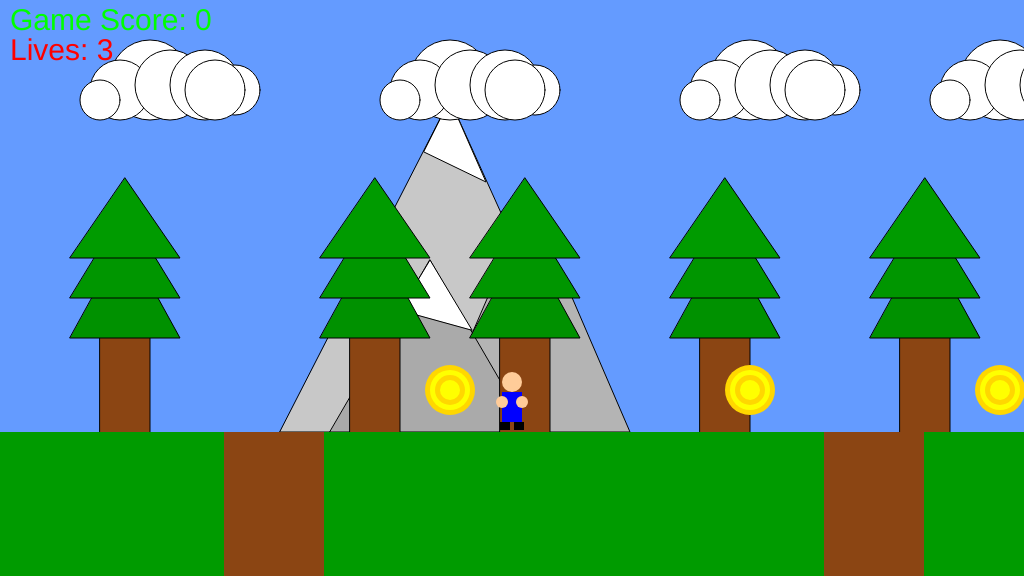
Frame 1 (no input)
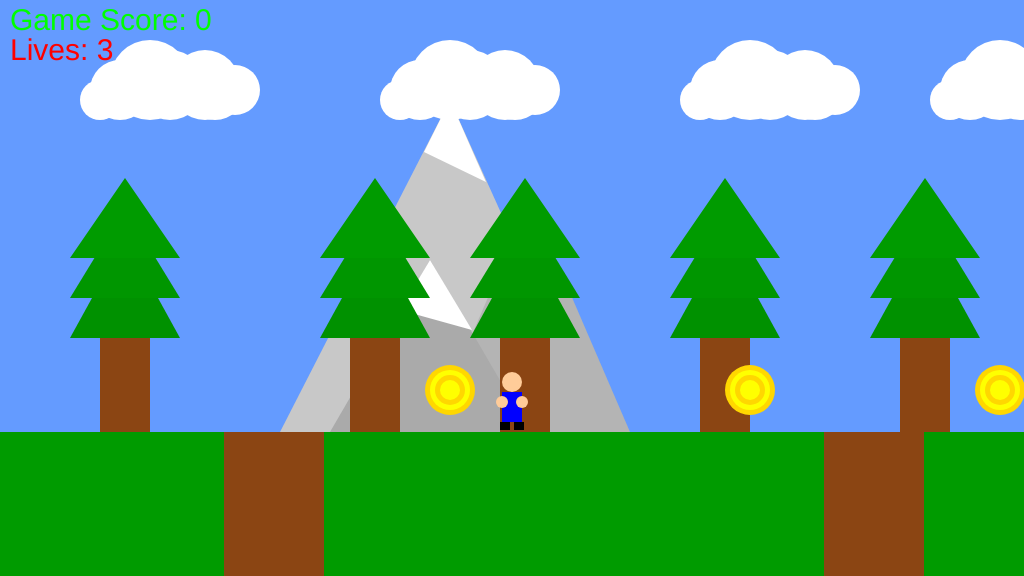
Frame 60 (no input)
Frame 120 (the mouse pressed at the canvas centre since frame 60): identical to frame 60, image omitted

The p5.js sketch that drew these frames (run headless with seeded random() and noise() and a simulated clock; from frame 60 on, the mouse is pressed at the canvas centre):

// p5.js sketch
// ── sketch.js
/*

The Game Project

Week 14

Game Mechanics

*/


var gameChar_x;
var gameChar_y;
var floorPos_y;

var canyon;
var collectable;
let game_score;

var cloud;
let flagpole;

let isLeft;
let isRight;
let isFalling;
let isPlummeting;

let trees_x;
let treePos_y;

let clouds;
let mountain;
let collectables;
let canyons;

let lives;
let game_over;

function setup()
{
	createCanvas(1024, 576);
	floorPos_y = height * 3/4;
	
	startGame();

	lives = 3;
}

function draw()
{
	
	///////////DRAWING CODE//////////
	if (flagpole.isReached) {
		fill(0, 255, 0);
		textSize(50);
		text("Level Complete", width/2 - 100, height/2);
		textSize(30);
		text("Press space to continue", width/2 - 150, height/2 + 50);
		return;
	}

	if (game_over) {
		fill(255, 0, 0);
		textSize(50);
		text("Game Over", width/2 - 100, height/2);
		textSize(30);
		text("Press space to continue", width/2 - 150, height/2 + 50);
		return;
	}

	background(100,155,255); //fill the sky blue

	// Check if mountain is on screen
	drawMountains();

	// Check if clouds are on screen and alter the array accordingly
	drawClouds();

	// Check if trees are on screen and alter the array accordingly
	drawTrees();

	noStroke();
	fill(0,155,0);
	rect(0, floorPos_y, width, height - floorPos_y); //draw some green ground
	
	// Draw the collectable items
	for (let index = 0; index < collectables.length; index++) {
		if (dist(gameChar_x, gameChar_y, collectables[index].x_pos, collectables[index].y_pos) < 50) {
			collectables[index].collected = true;
		}
		drawCollectable(collectables[index]);

		if (collectables[index].collected == true) {
			game_score += 1;
			collectables.splice(index, 1);
		}
	}


	for (let index = 0; index < canyons.length; index++) {
		drawCanyon(canyons[index]);
		if (gameChar_x > canyons[index].x_pos && gameChar_x < canyons[index].x_pos + canyons[index].width) {
			isPlummeting = true;
			break;
		} else {
			isPlummeting = false;
		}
	}

	checkPlayerDie();

	checkFlagpole();
	// Draw the flagpole
	renderFlagpole();

	//the game character
	if(isLeft && isFalling)
	{
		// add your jumping-left code
		fill(255,204,153);
		ellipse(gameChar_x, gameChar_y - 60, 20, 20);
		// blue shirt
		fill(0,0,255);
		rect(gameChar_x - 8, gameChar_y - 50, 15, 25);
		fill(255,204,153);
		ellipse(gameChar_x - 12, gameChar_y - 48, 12, 12);
		// 2 black shoes
		fill(0);
		rect(gameChar_x - 12, gameChar_y - 25, 18, 8);

	}
	else if(isRight && isFalling)
	{
		// add your jumping-right code
		fill(255,204,153);
		ellipse(gameChar_x, gameChar_y - 60, 20, 20);
		// blue shirt
		fill(0,0,255);
		rect(gameChar_x - 8, gameChar_y - 50, 15, 25);
		fill(255,204,153);
		ellipse(gameChar_x + 12, gameChar_y - 48, 12, 12);
		// 2 black shoes
		fill(0);
		rect(gameChar_x - 6, gameChar_y - 25, 18, 8);

	}
	else if(isLeft)
	{
		// add your walking left code
		fill(255,204,153);
		ellipse(gameChar_x, gameChar_y - 50, 20, 20);
		// blue shirt
		fill(0,0,255);
		rect(gameChar_x - 8, gameChar_y - 40, 15, 30);
		fill(255,204,153);
		ellipse(gameChar_x - 4, gameChar_y - 30, 12, 12);
		// 2 black shoes
		fill(0);
		rect(gameChar_x - 12, gameChar_y - 10, 18, 8);

	}
	else if(isRight)
	{
		// add your walking right code
		fill(255,204,153);
		ellipse(gameChar_x, gameChar_y - 50, 20, 20);
		// blue shirt
		fill(0,0,255);
		rect(gameChar_x - 8, gameChar_y - 40, 15, 30);
		fill(255,204,153);
		ellipse(gameChar_x + 4, gameChar_y - 30, 12, 12);
		// 2 black shoes
		fill(0);
		rect(gameChar_x - 6, gameChar_y - 10, 18, 8);
	}
	else if(isFalling || isPlummeting)
	{
		// add your jumping facing forwards code
		fill(255,204,153);
		ellipse(gameChar_x, gameChar_y - 60, 20, 20);
		// blue shirt
		fill(0,0,255);
		rect(gameChar_x - 10, gameChar_y - 50, 20, 25);
		// two hands ellipse
		fill(255,204,153);
		ellipse(gameChar_x - 14, gameChar_y - 50, 12, 12);
		ellipse(gameChar_x + 14, gameChar_y - 50, 12, 12);
		// 2 black shoes
		fill(0);
		rect(gameChar_x - 12, gameChar_y - 25, 10, 8);
		rect(gameChar_x + 2, gameChar_y - 25, 10, 8);
	}
	else
	{
		// add your standing front facing code
		fill(255,204,153);
		ellipse(gameChar_x, gameChar_y - 50, 20, 20);
		// blue shirt
		fill(0,0,255);
		rect(gameChar_x - 10, gameChar_y - 40, 20, 30);
		// two hands ellipse
		fill(255,204,153);
		ellipse(gameChar_x - 10, gameChar_y - 30, 12, 12);
		ellipse(gameChar_x + 10, gameChar_y - 30, 12, 12);
		// 2 black shoes
		fill(0);
		rect(gameChar_x - 12, gameChar_y - 10, 10, 8);
		rect(gameChar_x + 2, gameChar_y - 10, 10, 8);
	}

	// If character is moving left, move the scenery to the right
	if (isLeft == true) {
		for (let index = 0; index < trees_x.length; index++) {
			trees_x[index] += 5;
		}
		for (let index = 0; index < clouds.length; index++) {
			clouds[index].x_pos += 3;
		}
		for (let index = 0; index < collectables.length; index++) {
			collectables[index].x_pos += 5;
		}
		for (let index = 0; index < canyons.length; index++) {
			canyons[index].x_pos += 5;
		}

		flagpole.x_pos += 5;
		mountain.x_pos += 1;
	}

	// If character is moving right, move the scenery to the left
	if (isRight == true) {
		for (let index = 0; index < trees_x.length; index++) {
			trees_x[index] -= 5;
		}
		for (let index = 0; index < clouds.length; index++) {
			clouds[index].x_pos -= 3;
		}
		for (let index = 0; index < collectables.length; index++) {
			collectables[index].x_pos -= 5;
		}
		for (let index = 0; index < canyons.length; index++) {
			canyons[index].x_pos -= 5;
		}

		flagpole.x_pos -= 5;
		mountain.x_pos -= 1;
	}

	if (gameChar_y < floorPos_y && (isFalling)) {
		gameChar_y += 4;
	} else if (isPlummeting) {
		gameChar_y += 2;
	} else {
		isFalling = false;
		isPlummeting = false;
	}

	textSize(30);
	// Green text
	fill(0, 255, 0);
	text('Game Score: ' + game_score, 10, 30);
	fill(255, 0, 0);
	text('Lives: ' + lives, 10, 60);
}


function keyPressed()
{
	if ((game_over || flagpole.isReached) && keyCode == 32) {
		startGame();
		lives = 3;
	}
	// if statements to control the animation of the character when
	// keys are pressed.
	if (!isPlummeting) {
		if (keyCode == 65) {
			isLeft = true;
			console.log("Left Key Pressed");
			console.log("isLeft: " + isLeft);
		}
	
		if (keyCode == 68) {
			isRight = true;
			console.log("Right Key Pressed");
			console.log("isRight: " + isRight);
		}
	
		if (keyCode == 87 && isFalling == false) {
			gameChar_y -= 100;
			isFalling = true;
			console.log("Jumped");
			console.log("isFalling: " + isFalling);
		} else {
			console.log("Prevented Doubled Jumping");
		}
	}
}

function keyReleased()
{
	// if statements to control the animation of the character when
	// keys are released.

	if (keyCode == 65) {
		isLeft = false;
		console.log("Left Key Released");
		console.log("isLeft: " + isLeft);
	}

	if (keyCode == 68) {
		isRight = false;
		console.log("Right Key Released");
		console.log("isRight: " + isRight);
	}
}

function drawMountains() {
	if (mountain.x_pos < -500) {
		mountain.x_pos = width + 10;
	} else if (mountain.x_pos > width + 550) {
		mountain.x_pos = -480;
	}

	// Draw the mountains.
	fill(200);
	triangle(mountain.x_pos, mountain.y_pos, mountain.x_pos + 320, mountain.y_pos, mountain.x_pos + 170, mountain.y_pos - 332);
	fill(180);
	triangle(mountain.x_pos + 150, mountain.y_pos, mountain.x_pos + 350, mountain.y_pos, mountain.x_pos + 250, mountain.y_pos - 232);
	fill(170);
	triangle(mountain.x_pos + 50, mountain.y_pos, mountain.x_pos + 250, mountain.y_pos, mountain.x_pos + 150, mountain.y_pos - 172);

	// add snow to mountain tops
	fill(255);
	triangle(mountain.x_pos + 120, mountain.y_pos - 122, mountain.x_pos + 150, mountain.y_pos - 172, mountain.x_pos + 192, mountain.y_pos - 102);
	triangle(mountain.x_pos + 215, mountain.y_pos - 152, mountain.x_pos + 250, mountain.y_pos - 232, mountain.x_pos + 275, mountain.y_pos - 172);
	triangle(mountain.x_pos + 144, mountain.y_pos - 280, mountain.x_pos + 206, mountain.y_pos - 250, mountain.x_pos + 170, mountain.y_pos - 332);
}

function drawTrees() {
	for (let index = 0; index < trees_x.length; index++) {
		if (trees_x[index] < -100) {
			trees_x.splice(0, 1);
			trees_x.push(width + 50);
		} 
		else if (trees_x[index] > width + 100) {
			trees_x.pop();
			trees_x.unshift(-50);
		}
	}

	for (let index = 0; index < trees_x.length; index++) {
		fill(139, 69, 19);
		rect(trees_x[index], treePos_y + 45, 50, 100);
		fill(0, 145, 0);
		triangle(trees_x[index] - 30, treePos_y + 50, trees_x[index] + 80, treePos_y + 50, trees_x[index] + 25, treePos_y - 50);
		fill(0, 150, 0);
		triangle(trees_x[index] - 30, treePos_y + 10, trees_x[index] + 80, treePos_y + 10, trees_x[index] + 25, treePos_y - 80);
		fill(0, 155, 0);
		triangle(trees_x[index] - 30, treePos_y - 30, trees_x[index] + 80, treePos_y - 30, trees_x[index] + 25, treePos_y - 110);
	}
}

function drawClouds() {
	for (let index = 0; index < clouds.length; index++) {
		if (clouds[index].x_pos < -100) {
			clouds.splice(0, 1);
			clouds.push({
				x_pos: width + 50, 
				y_pos: random(0, 100),
				size: random(50, 100)
			});
		} 
		else if (clouds[index].x_pos > width + 100) {
			clouds.pop();
			clouds.unshift({
				x_pos: -50, 
				y_pos: random(0, 100),
				size: random(50, 100)
			});
		}
	}

	// Draw the clouds.
	for (let index = 0; index < clouds.length; index++) {
		fill(255, 255, 255);
		ellipse(clouds[index].x_pos, clouds[index].y_pos, 80, 80);
		ellipse(clouds[index].x_pos - 30, clouds[index].y_pos + 10, 60, 60);
		ellipse(clouds[index].x_pos + 20, clouds[index].y_pos + 5, 70, 70);
		ellipse(clouds[index].x_pos - 50, clouds[index].y_pos + 20, 40, 40);
		ellipse(clouds[index].x_pos + 55, clouds[index].y_pos + 5, 70, 70);
		ellipse(clouds[index].x_pos + 85, clouds[index].y_pos + 10, 50, 50);
		ellipse(clouds[index].x_pos + 65, clouds[index].y_pos + 10, 60, 60);	
	}
}

function drawCollectable(t_collectable){
	if (!t_collectable.collected) {
		fill(255, 215, 0);
		ellipse(t_collectable.x_pos, t_collectable.y_pos, t_collectable.size, t_collectable.size);
		fill(255, 255, 0);
		ellipse(t_collectable.x_pos, t_collectable.y_pos, t_collectable.size - 10, t_collectable.size - 10);
		fill(255, 215, 0);
		ellipse(t_collectable.x_pos, t_collectable.y_pos, t_collectable.size - 20, t_collectable.size - 20);
		fill(255, 255, 0);
		ellipse(t_collectable.x_pos, t_collectable.y_pos, t_collectable.size - 30, t_collectable.size - 30);
	}
}

function drawCanyon(t_canyon) {
	// Check if canyon is on screen
	if (t_canyon.x_pos < -150) {
		t_canyon.x_pos = width + 10;
	} else if (t_canyon.x_pos > width + 150) {
		t_canyon.x_pos = -50;
	}

	// Draw a canyon - brown rectangle
	fill(139,69,19);
	//blue rectangle going to the botton of the screen
	rect(t_canyon.x_pos, 432, t_canyon.width, 144);
}

function renderFlagpole() {
	push();
	strokeWeight(15);
	stroke(220);
	line(flagpole.x_pos, floorPos_y, flagpole.x_pos, floorPos_y - 250);
	line(flagpole.x_pos, floorPos_y - 250, flagpole.x_pos + 50, floorPos_y - 250);
	line(flagpole.x_pos + 20, floorPos_y, flagpole.x_pos - 20, floorPos_y);
	pop();
	
	// Draw the flag for the flagpole
	fill(255, 0, 0);
	noStroke();
	rect(flagpole.x_pos, floorPos_y - 250, 50, 40);

	if (flagpole.isReached) {
		fill(0, 255, 0);
		rect(flagpole.x_pos, floorPos_y - 250, 50, 40);
	}
}

function checkFlagpole() {
	if (flagpole.isReached == true) {
		return;
	}

	// If character is at flagpole, set flagpole.isReached to true
	if (gameChar_x > flagpole.x_pos && gameChar_x < flagpole.x_pos + 50) {
		flagpole.isReached = true;
	}
}

function checkPlayerDie() {
	if (gameChar_y - 150 > height) {
		lives -= 1;
		if (lives > 0) {
			startGame();
		} else {
			game_over = true;
		}
	}
}

function startGame() {
	gameChar_x = width/2;
	gameChar_y = floorPos_y;

	isLeft = false;
	isRight = false;
	isFalling = false;
	isPlummeting = false;

	canyon = {
		x_pos: width - 800, 
		width: 100
	}

	collectable = {
		x_pos: 150,
		y_pos: 390,
		size: 50,
		collected: false
	}

	collectables = [
	{
		x_pos: 450,
		y_pos: 390,
		size: 50,
		collected: false
	},
	{
		x_pos: 750,
		y_pos: 390,
		size: 50,
		collected: false
	},
	{
		x_pos: 1000,
		y_pos: 390,
		size: 50,
		collected: false
	},
	{
		x_pos: 1600,
		y_pos: 390,
		size: 50,
		collected: false
	},
	{
		x_pos: 2000,
		y_pos: 390,
		size: 50,
		collected: false
	}
]

	mountain = {
		x_pos: 280,
		y_pos: 432,
	}

	clouds = [
	{
		x_pos: 150,
		y_pos: 80,
		size: 80
	},
	{
		x_pos: 450,
		y_pos: 80,
		size: 80
	},
	{
		x_pos: 750,
		y_pos: 80,
		size: 80
	},
	{
		x_pos: 1000,
		y_pos: 80,
		size: 80
	}
]

	canyons = [
	{
		x_pos: width - 800,
		width: 100
	},
	{
		x_pos: width - 200,
		width: 100
	}
]

	trees_x = [100, 350, 500, 700, 900];
	treePos_y = height/2;

	game_score = 0;

	game_over = false;

	flagpole = {
		x_pos: 2300,
		isReached: false
	}
}
